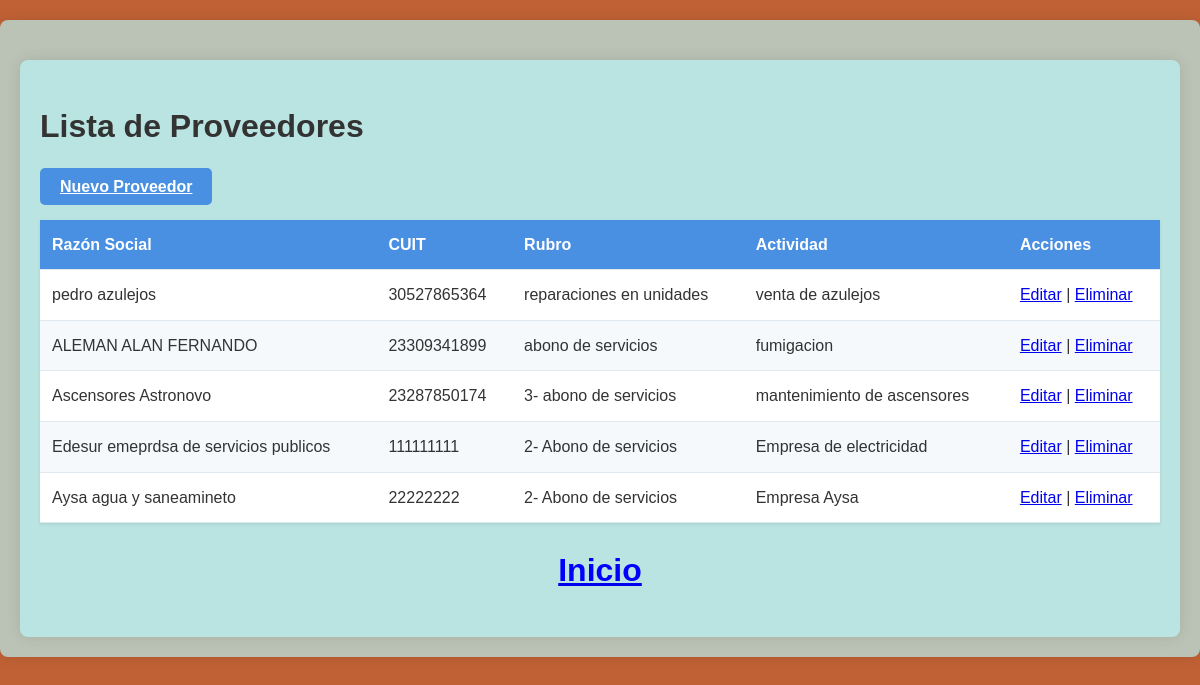
Screenshot of /proveedores/ with the database file from the repository.
### tienda/models.py (models this page shows, shortened)
class Proveedor(models.Model):
    razon_social = models.CharField(max_length=150, blank=True, null=True)  # Opcional
    cuit = models.CharField(max_length=11, unique=True)  # CUIT único
    rubro = models.CharField(max_length=100, blank=True, null=True)  # Opcional
    actividad = models.TextField(blank=True, null=True)  # Campo largo opcional

### tienda/views.py (the view)
# urls.py: path('proveedores/', views.lista_proveedores, name='lista_proveedores'),
def lista_proveedores(request):
    try:
        proveedores = Proveedor.objects.all()
        print("Proveedores encontrados:", proveedores.count())
        for p in proveedores:
            print(f"Proveedor: {p.razon_social}")
        return render(request, 'tienda/proveedores/lista_proveedores.html', {'proveedores': proveedores})
    except Exception as e:
        print("Error en lista_proveedores:", str(e))
        return render(request, 'tienda/proveedores/lista_proveedores.html', {'error': str(e)})

### tienda/templates/tienda/proveedores/lista_proveedores.html (shortened to what this page needs)
{% extends 'tienda/base.html' %}
{% block contenido %}
<div class="container mt-4">
    <h1>Lista de Proveedores</h1>
    <a href="{% url 'tienda:crear_proveedor' %}" class="btn btn-primary">Nuevo Proveedor</a>
    {% if proveedores %}
        <table class="table">
            <thead>
                <tr>
                    <th>Razón Social</th>
                    <th>CUIT</th>
                    <th>Rubro</th>
                    <th>Actividad</th>
                    <th>Acciones</th>
                </tr>
            </thead>
            <tbody>
                {% for proveedor in proveedores %}
                    <tr>
                        <td>{{ proveedor.razon_social }}</td>
                        <td>{{ proveedor.cuit }}</td>
                        <td>{{ proveedor.rubro }}</td>
                        <td>{{ proveedor.actividad }}</td>
                        <td>
                            <a href="{% url 'tienda:editar_proveedor' proveedor.id %}">Editar</a> |
                            <a href="{% url 'tienda:eliminar_proveedor' proveedor.id %}">Eliminar</a>
                        </td>
                    </tr>
                {% endfor %}
            </tbody>
        </table>
    {% else %}
        <p>No hay proveedores registrados.</p>
    {% endif %}
    <a href="{% url 'tienda:index' %}"> <h1 style="color: blue; text-align: center;">Inicio</h1></a>
</div>
{% endblock %}

### tienda/static/css/styles.css (style rules this page uses)
:root { --primary-color: #4a90e2; --secondary-color: #e8f4f8; --accent-color: #34c759; --text-color: #333; }
body { background-color: #c06135; color: var(--text-color); font-family: 'Arial', sans-serif; line-height: 1.6; margin: 0; padding: 0; }
.btn { padding: 10px 20px; border: none; border-radius: 5px; cursor: pointer; font-weight: 600; transition: all 0.3s ease; }
.btn-primary { background-color: var(--primary-color); color: white; }
table { width: 100%; border-collapse: collapse; margin: 20px 0; background-color: #ffffff; box-shadow: 0 1px 3px rgba(0,0,0,0.1); }
th, td { padding: 12px; text-align: left; border-bottom: 1px solid #e0e9f0; }
th { background-color: var(--primary-color); color: white; }
tr:nth-child(even) { background-color: #f5f9fc; }
.container { max-width: 1200px; margin: 0 auto; padding: 20px; background-color: #b8f4f8a9; box-shadow: 0 0 15px rgba(0,0,0,0.1); border-radius: 8px; margin-top: 20px; }

### rows the page displays
Proveedor: razon_social "pedro azulejos", cuit "30527865364", rubro "reparaciones en unidades", actividad "venta de azulejos"
Proveedor: razon_social "ALEMAN ALAN FERNANDO", cuit "23309341899", rubro "abono de servicios", actividad "fumigacion"
Proveedor: razon_social "Ascensores Astronovo", cuit "23287850174", rubro "3- abono de servicios", actividad "mantenimiento de ascensores"
Proveedor: razon_social "Edesur emeprdsa de servicios publicos", cuit "111111111", rubro "2- Abono de servicios", actividad "Empresa de electricidad"
Proveedor: razon_social "Aysa agua y saneamineto", cuit "22222222", rubro "2- Abono de servicios", actividad "Empresa Aysa"
